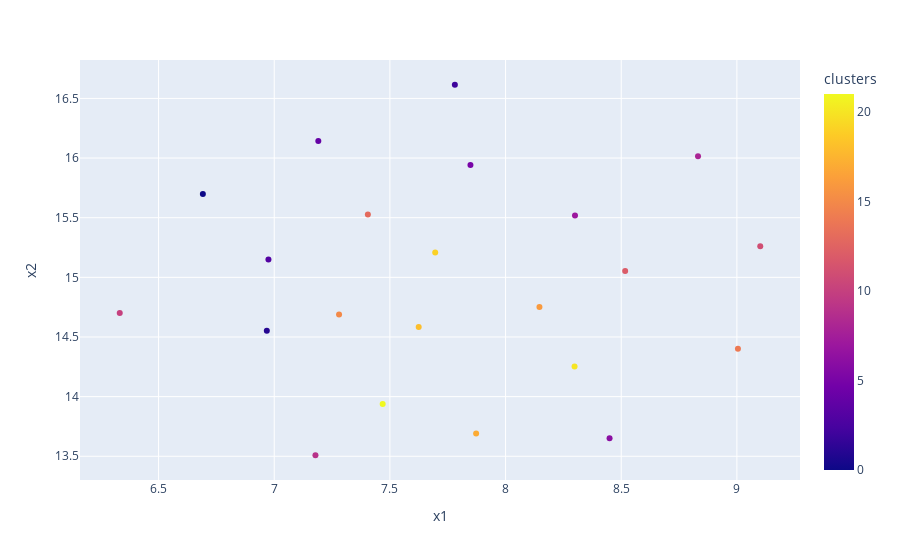
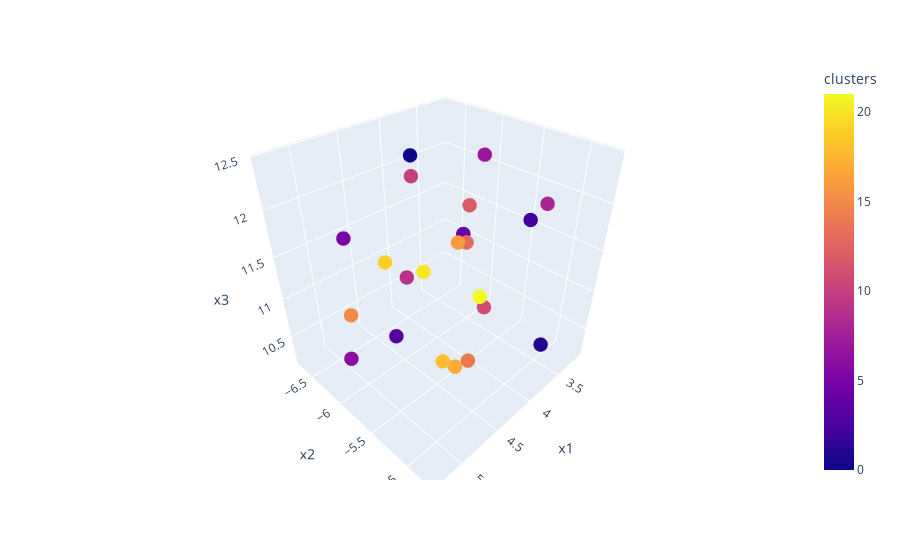

Source (notebook cell) for these figures, in order:
### Code cell
visualize_clusters_using_umap(embeddings, clusters_birch)

### Figure 1 — Plotly figure (JSON) as saved in the notebook; plotly's stock layout.template omitted (floating-point values rounded to 4 significant figures)
{"data": [{"hovertemplate": "x1=%{x}<br>x2=%{y}<br>clusters=%{marker.color}<extra></extra>", "legendgroup": "", "marker": {"color": [0, 1, 2, 3, 4, 5, 6, 7, 8, 9, 10, 11, 12, 13, 14, 15, 16, 17, 18, 19, 20, 21], "coloraxis": "coloraxis", "symbol": "circle"}, "mode": "markers", "name": "", "orientation": "v", "showlegend": false, "type": "scatter", "x": [6.691, 6.968, 7.781, 6.975, 7.191, 7.848, 8.45, 8.3, 8.832, 7.178, 6.332, 9.101, 8.517, 7.405, 9.004, 7.28, 8.147, 7.873, 7.624, 7.696, 8.298, 7.469], "xaxis": "x", "y": [15.7, 14.55, 16.61, 15.15, 16.14, 15.94, 13.65, 15.52, 16.01, 13.51, 14.7, 15.26, 15.05, 15.53, 14.4, 14.69, 14.75, 13.69, 14.58, 15.21, 14.25, 13.94], "yaxis": "y"}], "layout": {"coloraxis": {"colorbar": {"title": {"text": "clusters"}}, "colorscale": [[0, "#0d0887"], [0.1111, "#46039f"], [0.2222, "#7201a8"], [0.3333, "#9c179e"], [0.4444, "#bd3786"], [0.5556, "#d8576b"], [0.6667, "#ed7953"], [0.7778, "#fb9f3a"], [0.8889, "#fdca26"], [1, "#f0f921"]]}, "legend": {"tracegroupgap": 0}, "margin": {"t": 60}, "xaxis": {"anchor": "y", "domain": [0, 1], "title": {"text": "x1"}}, "yaxis": {"anchor": "x", "domain": [0, 1], "title": {"text": "x2"}}}}

### Figure 2 — Plotly figure (JSON) as saved in the notebook; plotly's stock layout.template omitted (floating-point values rounded to 4 significant figures)
{"data": [{"hovertemplate": "x1=%{x}<br>x2=%{y}<br>x3=%{z}<br>clusters=%{marker.color}<extra></extra>", "legendgroup": "", "marker": {"color": [0, 1, 2, 3, 4, 5, 6, 7, 8, 9, 10, 11, 12, 13, 14, 15, 16, 17, 18, 19, 20, 21], "coloraxis": "coloraxis", "size": 5, "symbol": "circle"}, "mode": "markers", "name": "", "scene": "scene", "showlegend": false, "type": "scatter3d", "x": [4.318, 3.85, 3.135, 4.462, 3.22, 4.619, 5.293, 3.325, 3.707, 5.034, 3.753, 3.464, 3.855, 3.64, 4.818, 5.285, 4.333, 4.237, 4.651, 4.656, 4.092, 3.971], "y": [-5.999, -4.742, -5.492, -6.172, -6.347, -6.733, -5.794, -5.997, -4.965, -5.276, -6.64, -5.771, -5.707, -5.92, -4.818, -5.716, -5.403, -5.494, -5.267, -6.022, -6.11, -5.426], "z": [12.44, 10.76, 11.54, 10.33, 11.04, 11.42, 10.85, 12.16, 12.13, 11.89, 11.85, 10.4, 11.9, 11.3, 11.18, 11.4, 11.83, 10.19, 10.73, 11.48, 11.05, 11.03]}], "layout": {"coloraxis": {"colorbar": {"title": {"text": "clusters"}}, "colorscale": [[0, "#0d0887"], [0.1111, "#46039f"], [0.2222, "#7201a8"], [0.3333, "#9c179e"], [0.4444, "#bd3786"], [0.5556, "#d8576b"], [0.6667, "#ed7953"], [0.7778, "#fb9f3a"], [0.8889, "#fdca26"], [1, "#f0f921"]]}, "legend": {"tracegroupgap": 0}, "margin": {"t": 60}, "scene": {"domain": {"x": [0, 1], "y": [0, 1]}, "xaxis": {"title": {"text": "x1"}}, "yaxis": {"title": {"text": "x2"}}, "zaxis": {"title": {"text": "x3"}}}}}
